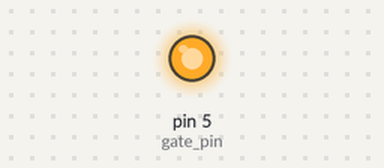
Simulated run of this sketch. Board: Arduino Nano, built with avr-gcc and run on an emulated ATmega328P. Shown: output pins drawn as LEDs (lit = HIGH).

Above: at 0.5 s.
At 11.0 s:
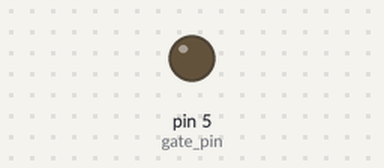
Timing chart, 0 to 27.3 s (numbered marks = the images above):
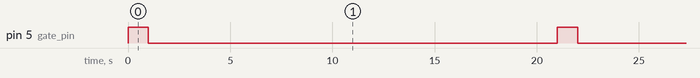

Measured:
- by itself, pin 5 (gate_pin): alternates HIGH for 1.0 s and LOW for 20.0 s

The sketch:

rearing_on1s_off20s_forever.ino
```cpp
// Hardware requirements: An Arduino Nano is sufficient, but should work on any.

// Connections:
// Vin <-> power source positive (7-12v recommended for most Arduinos, but see
// specifications)
// GND <-> power source ground <-> olfactometer driver ground
// Digital pin 5 <-> all gates of valve control MOSFETs (all driven in unison)

const unsigned char gate_pin = 5;
const unsigned long on_ms = 1000;
const unsigned long off_ms = 20000;

void setup() {
  pinMode(gate_pin, OUTPUT);
}

void loop() {
  digitalWrite(gate_pin, HIGH);
  delay(on_ms);
  digitalWrite(gate_pin, LOW);
  delay(off_ms);
}
```
